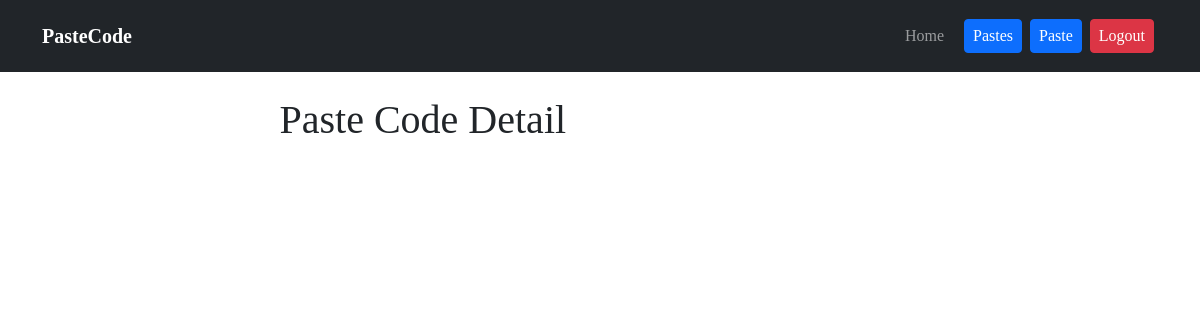
Page /2 (signed in) on the earlier database version.
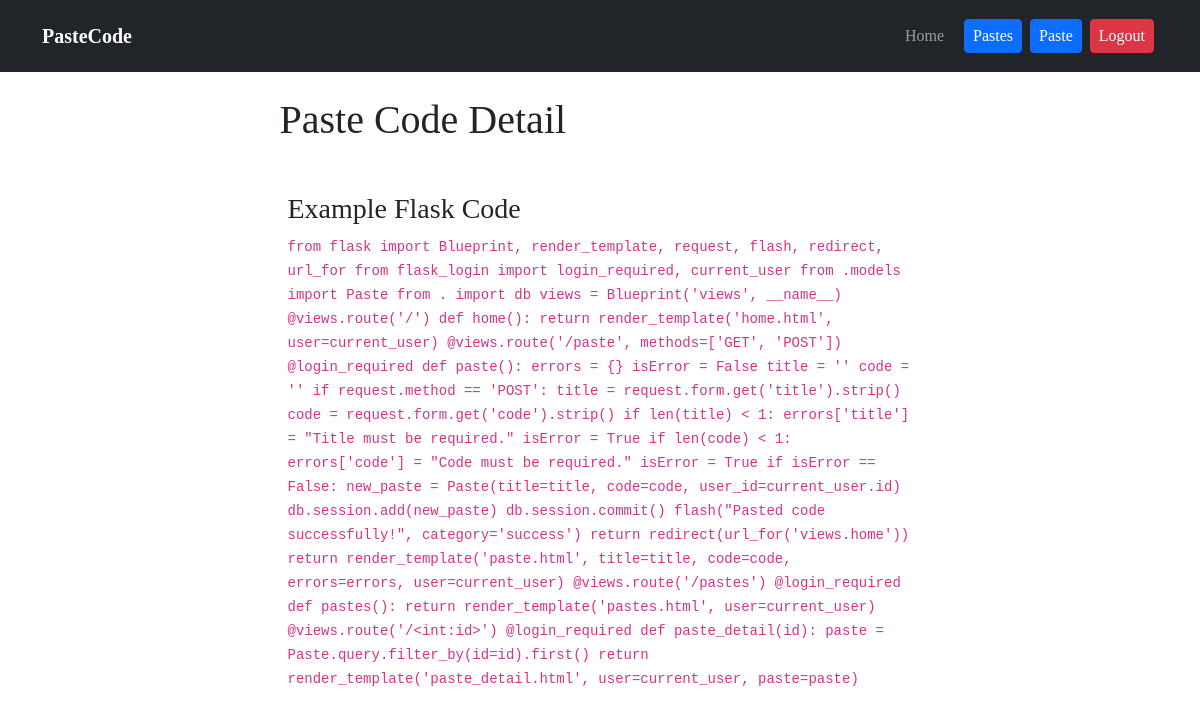
Same page on the later database version.
### website/models.py (models this page shows)
class Paste(db.Model):
    id = db.Column(db.Integer, primary_key=True)
    title = db.Column(db.String(128))
    code = db.Column(db.Text, nullable=False)
    user_id = db.Column(db.Integer, db.ForeignKey('user.id'), nullable=False)
    date_created = db.Column(db.DateTime(timezone=True), default=func.now(), nullable=False)

### website/views.py (the view)
@views.route('/<int:id>')
@login_required
def paste_detail(id):
    paste = Paste.query.filter_by(id=id).first()
    return render_template('paste_detail.html', user=current_user, paste=paste)

### website/__init__.py (called while the page is built)
def create_app():
    app = Flask(__name__)
    app.config['SECRET_KEY'] = 'secret_key_123_pastecode'
    app.config['SQLALCHEMY_DATABASE_URI'] = f'sqlite:///{DB_NAME}'
    app.config['SQLALCHEMY_TRACK_MODIFICATIONS'] = True
    db.init_app(app)
    from .views import views
    from .auth import auth
    from .models import User, Paste
    create_database(app)
    login_manager = LoginManager()
    login_manager.login_view = 'auth.login'
    login_manager.init_app(app)
    @login_manager.user_loader
    def load_user(id):
        return User.query.get(int(id))
    app.register_blueprint(views, url_prefix='/')
    app.register_blueprint(auth, url_prefix='/')
    return app

### website/templates/paste_detail.html (shortened to what this page needs)
{% extends 'base.html' %}
{% block content %}
<div class="col-md-7 mx-auto">
    <h1 class="mb-4">Paste Code Detail</h1>
    <div class="py-4 px-2">
        <h3 class="fw-normal">{{ paste.title }}</h3>
        <code>{{ paste.code }}</code>
    </div>
</div>
{% endblock %}

Differences in the rows shown:
added Paste: title "Example Flask Code", code "from flask import Blueprint, render_template, request, flash, redirect, url_for from flask_login import login_required, current_user from .models import Paste from . import db views = Blueprint('views', __name__) @views.route('/') def home(): return render_template('home.html', user=current_user) @views.route('/paste', methods=['GET', 'POST']) @login_required def paste(): errors = {} isError = False title = '' code = '' if request.method == 'POST': title = request.form.get('title').strip() code = request.form.get('code').strip() if len(title) < 1: errors['title'] = \"Title must be required.\" isError = True if len(code) < 1: errors['code'] = \"Code must be required.\" isError = True if isError…"
